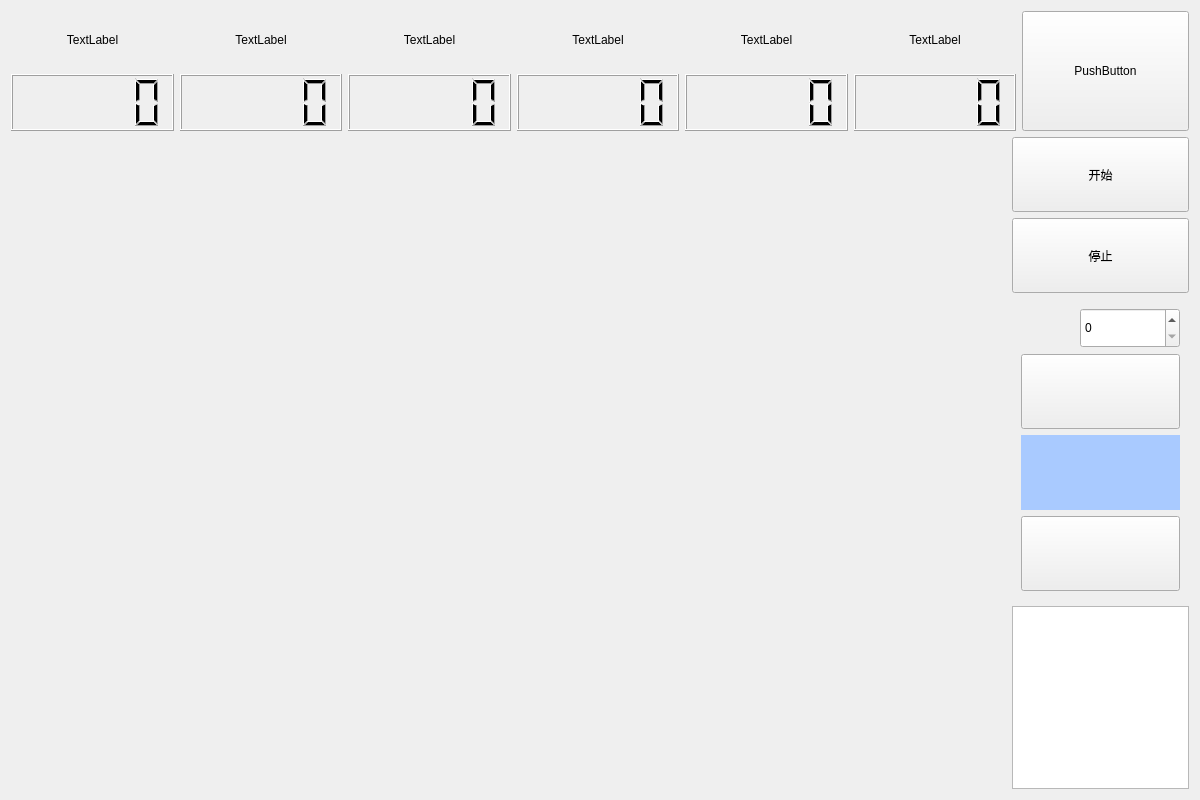
<?xml version="1.0" encoding="UTF-8"?>
<ui version="4.0">
 <class>mainUiTest</class>
 <widget class="QWidget" name="mainUiTest">
  <property name="geometry">
   <rect>
    <x>0</x>
    <y>0</y>
    <width>1200</width>
    <height>800</height>
   </rect>
  </property>
  <property name="windowTitle">
   <string>Form</string>
  </property>
  <layout class="QGridLayout" name="gridLayout_2">
   <item row="1" column="0">
    <layout class="QHBoxLayout" name="horizontalLayout_4" stretch="85,15">
     <item>
      <spacer name="horizontalSpacer_2">
       <property name="orientation">
        <enum>Qt::Horizontal</enum>
       </property>
       <property name="sizeHint" stdset="0">
        <size>
         <width>40</width>
         <height>20</height>
        </size>
       </property>
      </spacer>
     </item>
     <item>
      <layout class="QVBoxLayout" name="verticalLayout_5">
       <property name="sizeConstraint">
        <enum>QLayout::SetFixedSize</enum>
       </property>
       <item>
        <layout class="QVBoxLayout" name="verticalLayout_3">
         <item>
          <widget class="QPushButton" name="pushButton">
           <property name="minimumSize">
            <size>
             <width>120</width>
             <height>75</height>
            </size>
           </property>
           <property name="styleSheet">
            <string notr="true">font: 12pt &quot;幼圆&quot;;</string>
           </property>
           <property name="text">
            <string>开始</string>
           </property>
          </widget>
         </item>
         <item>
          <widget class="QPushButton" name="pushButton_2">
           <property name="minimumSize">
            <size>
             <width>120</width>
             <height>75</height>
            </size>
           </property>
           <property name="styleSheet">
            <string notr="true">font: 12pt &quot;幼圆&quot;;</string>
           </property>
           <property name="text">
            <string>停止</string>
           </property>
          </widget>
         </item>
         <item>
          <widget class="QWidget" name="widget" native="true">
           <layout class="QGridLayout" name="gridLayout">
            <item row="1" column="0">
             <layout class="QVBoxLayout" name="verticalLayout_2" stretch="0,11,1,0">
              <item>
               <layout class="QHBoxLayout" name="horizontalLayout_2">
                <item>
                 <spacer name="horizontalSpacer">
                  <property name="orientation">
                   <enum>Qt::Horizontal</enum>
                  </property>
                  <property name="sizeHint" stdset="0">
                   <size>
                    <width>40</width>
                    <height>20</height>
                   </size>
                  </property>
                 </spacer>
                </item>
                <item>
                 <widget class="QSpinBox" name="spinBox">
                  <property name="minimumSize">
                   <size>
                    <width>100</width>
                    <height>40</height>
                   </size>
                  </property>
                 </widget>
                </item>
               </layout>
              </item>
              <item>
               <widget class="QPushButton" name="pushButton_6">
                <property name="minimumSize">
                 <size>
                  <width>120</width>
                  <height>75</height>
                 </size>
                </property>
                <property name="styleSheet">
                 <string notr="true">font: 12pt &quot;幼圆&quot;;</string>
                </property>
                <property name="text">
                 <string/>
                </property>
               </widget>
              </item>
              <item>
               <widget class="QPushButton" name="pushButton_8">
                <property name="minimumSize">
                 <size>
                  <width>120</width>
                  <height>75</height>
                 </size>
                </property>
                <property name="styleSheet">
                 <string notr="true">font: 12pt &quot;幼圆&quot;;
border-radius: 500px;
background-color: rgb(169, 202, 255);</string>
                </property>
                <property name="text">
                 <string/>
                </property>
               </widget>
              </item>
              <item>
               <widget class="QPushButton" name="pushButton_7">
                <property name="minimumSize">
                 <size>
                  <width>120</width>
                  <height>75</height>
                 </size>
                </property>
                <property name="styleSheet">
                 <string notr="true">font: 12pt &quot;幼圆&quot;;</string>
                </property>
                <property name="text">
                 <string/>
                </property>
               </widget>
              </item>
             </layout>
            </item>
           </layout>
          </widget>
         </item>
        </layout>
       </item>
       <item>
        <widget class="QTextBrowser" name="textBrowser"/>
       </item>
      </layout>
     </item>
    </layout>
   </item>
   <item row="0" column="0">
    <layout class="QHBoxLayout" name="horizontalLayout_3" stretch="6,1">
     <item>
      <layout class="QVBoxLayout" name="verticalLayout_4" stretch="3">
       <item>
        <layout class="QHBoxLayout" name="horizontalLayout" stretch="2,2,2,2,2,2">
         <item>
          <layout class="QVBoxLayout" name="verticalLayout">
           <item>
            <widget class="QLabel" name="label">
             <property name="text">
              <string>TextLabel</string>
             </property>
             <property name="alignment">
              <set>Qt::AlignCenter</set>
             </property>
            </widget>
           </item>
           <item>
            <widget class="QLCDNumber" name="lcdNumber"/>
           </item>
          </layout>
         </item>
         <item>
          <layout class="QVBoxLayout" name="verticalLayout_7">
           <item>
            <widget class="QLabel" name="label_7">
             <property name="text">
              <string>TextLabel</string>
             </property>
             <property name="alignment">
              <set>Qt::AlignCenter</set>
             </property>
            </widget>
           </item>
           <item>
            <widget class="QLCDNumber" name="lcdNumber_7"/>
           </item>
          </layout>
         </item>
         <item>
          <layout class="QVBoxLayout" name="verticalLayout_9">
           <item>
            <widget class="QLabel" name="label_9">
             <property name="text">
              <string>TextLabel</string>
             </property>
             <property name="alignment">
              <set>Qt::AlignCenter</set>
             </property>
            </widget>
           </item>
           <item>
            <widget class="QLCDNumber" name="lcdNumber_9"/>
           </item>
          </layout>
         </item>
         <item>
          <layout class="QVBoxLayout" name="verticalLayout_8">
           <item>
            <widget class="QLabel" name="label_8">
             <property name="text">
              <string>TextLabel</string>
             </property>
             <property name="alignment">
              <set>Qt::AlignCenter</set>
             </property>
            </widget>
           </item>
           <item>
            <widget class="QLCDNumber" name="lcdNumber_8"/>
           </item>
          </layout>
         </item>
         <item>
          <layout class="QVBoxLayout" name="verticalLayout_10">
           <item>
            <widget class="QLabel" name="label_10">
             <property name="text">
              <string>TextLabel</string>
             </property>
             <property name="alignment">
              <set>Qt::AlignCenter</set>
             </property>
            </widget>
           </item>
           <item>
            <widget class="QLCDNumber" name="lcdNumber_10"/>
           </item>
          </layout>
         </item>
         <item>
          <layout class="QVBoxLayout" name="verticalLayout_11">
           <item>
            <widget class="QLabel" name="label_11">
             <property name="text">
              <string>TextLabel</string>
             </property>
             <property name="alignment">
              <set>Qt::AlignCenter</set>
             </property>
            </widget>
           </item>
           <item>
            <widget class="QLCDNumber" name="lcdNumber_11"/>
           </item>
          </layout>
         </item>
        </layout>
       </item>
      </layout>
     </item>
     <item>
      <widget class="QPushButton" name="pushButton_5">
       <property name="minimumSize">
        <size>
         <width>120</width>
         <height>120</height>
        </size>
       </property>
       <property name="text">
        <string>PushButton</string>
       </property>
      </widget>
     </item>
    </layout>
   </item>
  </layout>
 </widget>
 <resources/>
 <connections/>
</ui>
